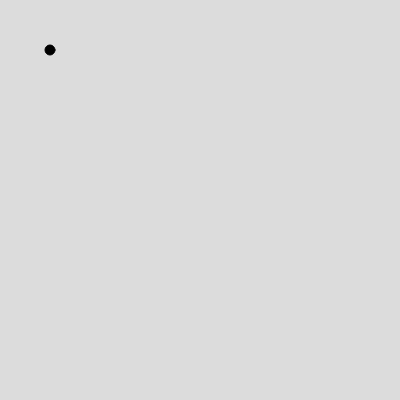
Frame 1 (no input)
Frame 60 (no input): identical to frame 1, image omitted
Frame 120 (the mouse pressed at the canvas centre since frame 60): identical to frame 1, image omitted

The p5.js sketch that drew this single still picture (run headless with seeded random() and noise() and a simulated clock; from frame 60 on, the mouse is pressed at the canvas centre):

// p5.js sketch
// ── sketch.js
let m;

function setup() {
  createCanvas(400, 400);
  m = new Mover(50, 50, 10);
}

function draw() {
  background(220);
  m.update();
  m.show();
  
  if (mouseIsPressed) {
    //make attract to mouse position
  }
}
// ── Mover.js
class Mover {
    constructor(x, y, m) {
      this.pos = createVector(x, y);
      this.vel = createVector();
      this.acc = createVector();
      this.m = m;
      
    }
    
    applyForce(aForce) {
      let f = p5.Vector.div(aForce, this.m);
      this.acc.add(f);
    }
    
    update() {
      this.vel.add(this.acc);
      this.pos.add(this.vel);
      this.acc.set(0, 0);
    }
    
    show() {
      fill(0);
      circle(this.pos.x, this.pos.y, this.m);
    }
  }
